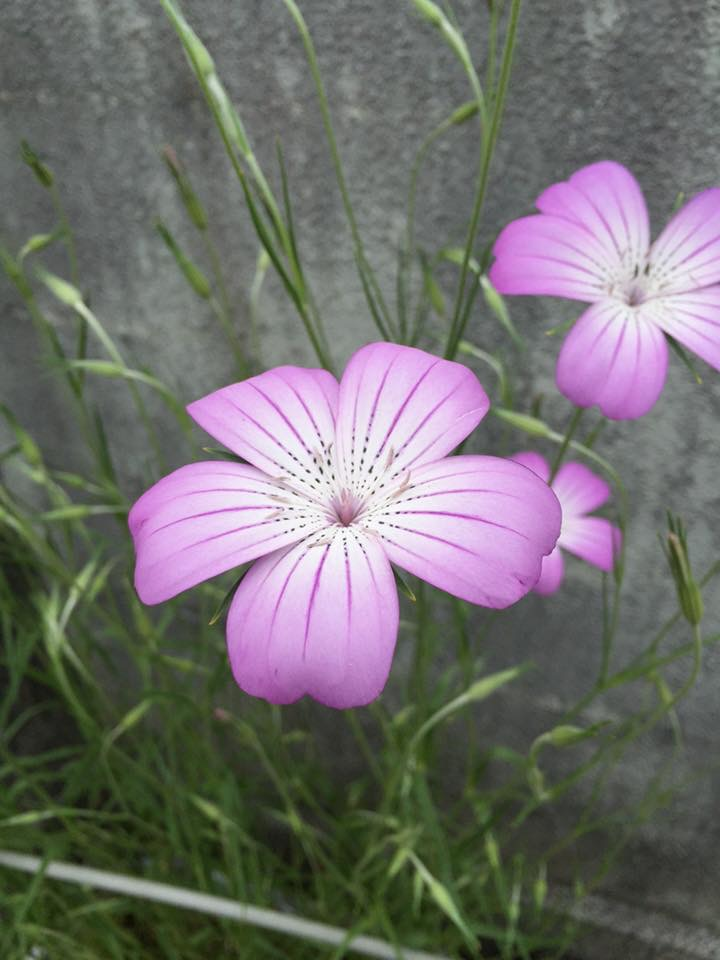
#> input picture daikon/pics/IMG_5357.JPG, 720 x 960 px, found by its file name
$ jupyter execute --allow-errors 'P20170929多重解像度画像の生成.ipynb'   (shell and % lines are left out)   (older library calls are emulated)
#> lines starting #> are read from the running program, lines starting #| are printed output that depends on the picture; after the words box and inside, x2 and y2 are one past the last pixel; in counts of white or black regions, pixels touching at a corner belong together
# 多重解像度画像生成メソッド
### **mulresimg(img,minsize=６４)**
#### 入力
>  **img**  入力画像（numpy配列）

#### パラメータ
>**minsize**  最も小さい画像サイズ

#### 返り値
>サイズを1/2, 1/4, 1/8 ... として作成した画像のリスト

#### 注意
>cv.pyrDown による縮小である。この縮小は 1/2 に限定したリサイズであるので、
 画像の縦横の長さは２のべきであることが望ましい。

>getbase2img(img,pad）によって２のべきのサイズでもっとも近くなるように余白をつけて処理される。

[cell 1]
import numpy as np
import matplotlib.pyplot as plt
import cv2
from PIL import Image
import math

[cell 2]
# 最寄りの２のべき乗サイズになるよう padding
def getbase2img(img):
    h = img.shape[0]
    w = img.shape[1]
    lh = math.ceil(math.log(h,2))
    lw = math.ceil(math.log(w,2))
    newh = 2** lh
    neww = 2** lw
    print(h,w,"->",newh,neww)
    if len(img.shape)==3:
        newimg = np.zeros((newh,neww,3),dtype=np.uint8)
    else: # gray
        newimg = np.zeros((newh,neww),np.uint8)
    newimg[:h,:w] = img.copy()
    return newimg

# Grabcut をマージン5%だけを背景指定して得られる画像を返す
def grabcut(img, offset=5):
    h,w = img.shape[0],img.shape[1]
    offsetY,offsetX = int(h*offset/100),int(w*offset/100)
    bgdmodel = np.zeros((1,65),np.float64)
    fgdmodel = np.zeros((1,65),np.float64)
    mask = np.zeros(img.shape[:2],np.uint8)
    rect=(offsetX,offsetY,img.shape[1]-2*offsetX,img.shape[0]-2*offsetY)
    # print(rect,img.shape,mask.shape)
    cv2.grabCut(img,mask,rect,bgdmodel,fgdmodel,1,cv2.GC_INIT_WITH_RECT)
    mask2 = np.where((mask==2)|(mask==0),0,1).astype('uint8')
    img = img*mask2[:,:,np.newaxis]
    return img

# grabcut されていることが前提で、背景は完全黒である画像の完全黒部分を余白としてカットする
def margincut(img,pad=5, needRect=False):
    gray = cv2.cvtColor(img, cv2.COLOR_BGR2GRAY)
    ret, thresh = cv2.threshold(gray, 0, 255, cv2.THRESH_BINARY)
    _img,contours, _hcy = cv2.findContours(thresh, cv2.RETR_TREE, cv2.CHAIN_APPROX_SIMPLE)

    x1,x2,y1,y2 = [],[],[],[]
    for i in range( len(contours)):
        # ret = (x, y, w, h)
        ret = cv2.boundingRect(contours[i])
        x1.append(ret[0])
        y1.append(ret[1])
        x2.append(ret[0] + ret[2])
        y2.append(ret[1] + ret[3])

    x_min = min(x1)
    y_min = min(y1)
    x_max = max(x2)
    y_max = max(y2)

    # pad 分だけ余白をつけてコピー
    objecth = y_max-y_min
    objectw = x_max-x_min
    padY,padX = int(objecth*pad/100),int(objectw*pad/100)
    newimg = np.zeros((objecth+2*padY, objectw+2*padX,3),np.uint8)
    newimg[padY:padY+objecth,padX:padX+objectw] = img[y_min:y_max,x_min:x_max].copy()
    if needRect == True:
        return newimg,  (x_min,y_min,x_max,y_max)
    else:
        return newimg

ShrinkTarget = 64
# 多重解像度画像の生成
def mulresimg(img,minsize=ShrinkTarget,pad=-1,offset=5):
    if pad > 0:  # マージンカットする場合
        w = img.shape[1]
        h = img.shape[0]
        size = np.array([w,h]).min()
        # grabcut は面積に対して線型以上の計算量かかる。512x512で数秒かかるのでそれ以上のサイズで実行するのは
        # 現実的ではない。マージンカットが目的であれば２５６程度の結果を使って差し支えない。
        if size > 256:
            w1 = w*256//size
            h1 = h*256//size
            refimg = cv2.resize(img,(w1,h1))
            _,(x1,y1,x2,y2)= margincut(timg,pad=pad,needRect=True)
            x1,y1,x2,y2 = int(x1*w/w1),int(y1*h/h1), int(x2*w/w1),int(y2*h/h1)
            img = img[y1:y2+1,x1:x2+1]
        else:
            img = grabcut(img, offset=offset)
        img = margincut(img,pad=pad)

    img = getbase2img(img)  # まず 2 のべき乗サイズにする
    mulimg = [img]
    while np.max(img.shape[:2]) > minsize: # 縦横どちらかもが minsize 以下になるまで縮小
        img = cv2.pyrDown(img)
        mulimg.append(img)
    return  mulimg

# 　多重解像度画像を一枚にまとめて表示
def showMimg(mimg):
    w = (mimg[0].shape[1])*3//2
    h = mimg[0].shape[0]
    if len(mimg[0].shape)==3:
        all = np.zeros((h,w,mimg[0].shape[2]),np.uint8)
        c = 3
    else: # gray
        all = np.zeros((h,w),np.uint8)
        c = 1
    y,x = 0,0
    for  index,img in enumerate(mimg):
        w = img.shape[1]
        h = img.shape[0]
        all[y:y+h,x:x+w]=img
        if index%2 == 0:
            x += w
        else:
            y += h
    if c == 1:
        plt.imshow(all,cmap='gray')
    else:
        plt.imshow(all[:,:,::-1])
    plt.show()
    return(all)

#  大きな画像をキー操作で拡大縮小して観察するためのメソッド

**w** または **↑** 　上スクロール
**z** または **↓**　下スクロール
**a** または **→**　左スクロール
**d** または **←**　右スクロール
**+** 1.4 倍拡大
**-** 1.4 分の１縮小

[cell 3]
#  大きな画像をキー操作で拡大縮小して観察するためのメソッド
# [74 lines left out: function showBigImage, not called in this run]

[cell 4]
filename = "pics/IMG_5357.jpg"
src = cv2.imread(filename,1) # 画像の読み込み
#> src is the input picture: shape (960, 720, 3); mean B, G, R 108.8, 110.5, 112.7
plt.imshow(src[:,:,::-1])
plt.show()

多重解像度画像は1/1, 1/2,1/4,1/8... のサイズの画像をパッケージ化したものである。
このため、縦横のサイズは２のべき乗であることが望ましい。

**getbase2img** は元の画像にマージンを追加することで２のべき乗サイズの画像をつくるメソッドである。

余白の付き方

[cell 5]
b2img = getbase2img(src)
#| 960 720 -> 1024 1024
plt.imshow(b2img[:,:,::-1])
plt.show()

[cell 6]
daikonname = "pics/daikonkabu.jpg"
src = cv2.imread(daikonname,1)
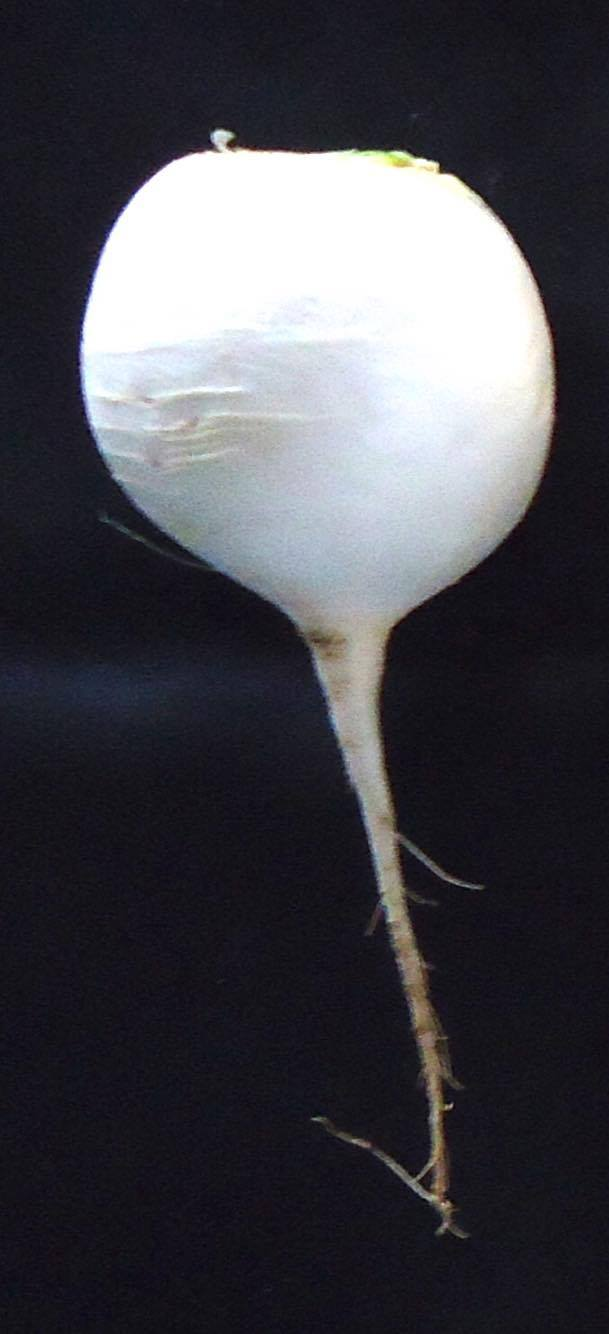
#> input picture daikon/pics/daikonkabu.jpg, 609 x 1334 px
#> src is the input picture: shape (1334, 609, 3); mean B, G, R 75.2, 68.5, 68.9
plt.imshow(src[:,:,::-1])
plt.show()
b2img = getbase2img(src)
#| 1334 609 -> 2048 1024
plt.imshow(b2img[:,:,::-1])
plt.show()

# 多重解像度画像の表示例

**mulresimg** は第１引数で与えた画像を getbase2img で２のべきサイズに変換した後多重解像度画像（画像のリスト）を返す
**showMimg** にそのリストを渡すと１枚の画像に合成して表示するとともにその画像を返す。

[cell 7]
filename = "pics/IMG_5357.jpg"
src = cv2.imread(filename,1) # 画像の読み込み
mm = mulresimg(src)
#| 960 720 -> 1024 1024
#> after the loop in mulresimg, `while np.max(img.shape[:2]) > minsize:`:
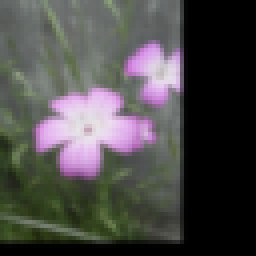
#> img: shape (64, 64, 3) (shown 4 times larger); mean B, G, R 72.7, 74, 75.4
#> after the loop in mulresimg, `while np.max(img.shape[:2]) > minsize:`: mulimg = 5 items
#> mm = 5 items
showMimg(mm);
#> the loop in showMimg, `for  index,img in enumerate(mimg):` made 5 passes
#> (w, h, x) on passes 1, 3, 5: (1024, 1024, 1024), (256, 256, 1280), (64, 64, 1344)
#> after the loop in showMimg, `for  index,img in enumerate(mimg):`:
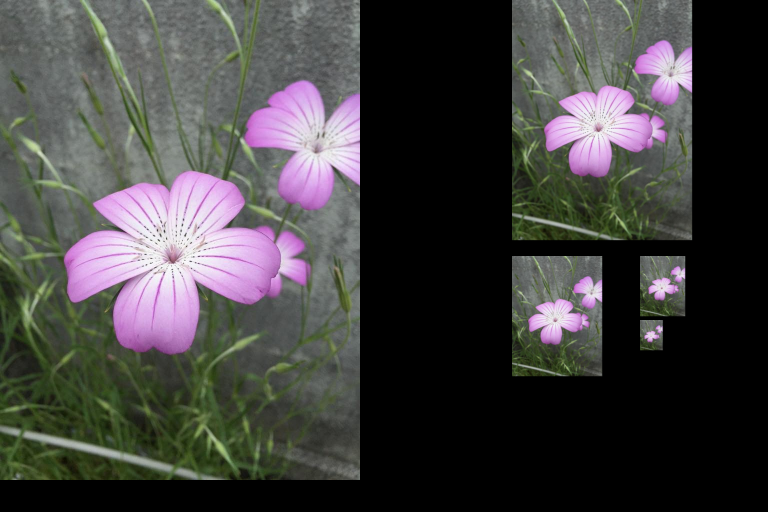
#> all: shape (1024, 1536, 3) (shown at 1/2 size); mean B, G, R 63.7, 64.7, 66
#> after the loop in showMimg, `for  index,img in enumerate(mimg):`: x = 1344; y = 640

[cell 8]
daikonname = "pics/daikonkabu.jpg"
src = cv2.imread(daikonname,1)
mm = mulresimg(src)
#| 1334 609 -> 2048 1024
#> mm = 6 items
showMimg(mm)
#> the loop in showMimg (call 2), `for  index,img in enumerate(mimg):` made 6 passes
#> (w, h, x) on passes 1, 3, 5: (1024, 2048, 1024), (256, 512, 1280), (64, 128, 1344)
#> after the loop in showMimg (call 2), `for  index,img in enumerate(mimg):`:
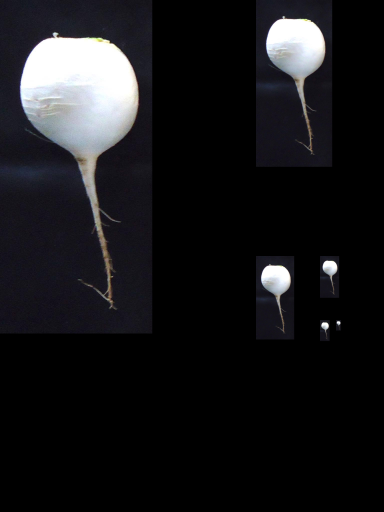
#> all: shape (2048, 1536, 3) (shown at 1/4 size); mean B, G, R 25.9, 23.6, 23.7
#> after the loop in showMimg (call 2), `for  index,img in enumerate(mimg):`: x = 1344
b2img.shape

この画像はサイズが５１２に近いが５１２を超えているので最寄りのべき乗サイズが１０２４となり無駄な余白が多い。
手動でサイズ調整しても良いが、Grabcut による自動余白カットメソッドを用意した。
# grabcut(img,offset=5(%))

**offet** 枠と外縁の間の距離

# margincut(img,pad=5(%),needRect=False)

**pad** で指定した分だけの余白は残す。
** 返り値** img     --- (needRect==Falseの場合)
** 返り値** img, (xmin, ymin, xmax,ymax)  ---  (needRect==Trueの場合)

[cell 9]
daikonname = "kabukabu.png"
src = cv2.imread(daikonname,1)
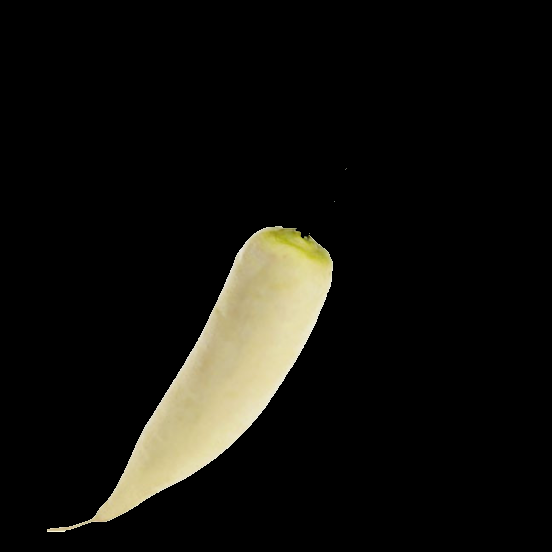
#> input picture daikon/kabukabu.png, 552 x 552 px
#> src is the input picture: shape (552, 552, 3); mean B, G, R 13.3, 17.7, 18.7
gcimg = grabcut(src, offset=5)
plt.imshow(gcimg[:,:,::-1])
plt.rcParams['font.family'] = 'MS Gothic'
plt.title("grabcut したイメージ")
plt.show()

mcimg = margincut(gcimg,pad=5)
#> in margincut, `ret, thresh = cv2.threshold(gray, 0, 255, cv2.THRESH_BINARY)`:
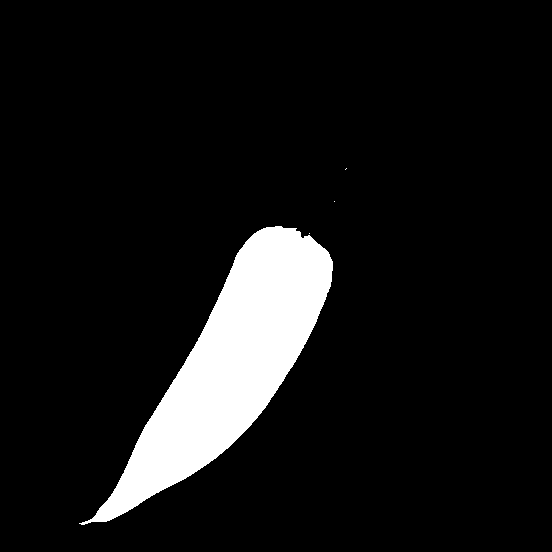
#> thresh: shape (552, 552); 8.8% white; 4 white regions (3 under 20 px)
#> in margincut, `_img,contours, _hcy = cv2.findContours(thresh, cv2.RETR_TREE, cv2.CHAI..`: contours = 4 contours, 3 with area under 20; largest, box (x1, y1, x2, y2) and area: (79, 226, 333, 525) 26313
#> the loop in margincut, `for i in range( len(contours)):` made 4 passes
#> ret on passes 1 to 4: (309, 233, 1, 1), (79, 226, 254, 299), (334, 201, 1, 1), (345, 168, 2, 2)
#> after the loop in margincut, `for i in range( len(contours)):`: x1 = [309, 79, 334, 345]; x2 = [310, 333, 335, 347]; y1 = [233, 226, 201, 168]; y2 = [234, 525, 202, 170]
#> in margincut, `x_min = min(x1)`: x_min = 79
#> in margincut, `y_min = min(y1)`: y_min = 168
#> in margincut, `x_max = max(x2)`: x_max = 347
#> in margincut, `y_max = max(y2)`: y_max = 525
#> in margincut, `objecth = y_max-y_min`: objecth = 357
#> in margincut, `objectw = x_max-x_min`: objectw = 268
#> in margincut, `padY,padX = int(objecth*pad/100),int(objectw*pad/100)`: padY = 17; padX = 13
plt.imshow(mcimg[:,:,::-1])
plt.title("margincut したイメージ")
plt.show()

##  漢字がでないときは２度実行すると表示されるかもしれません

デフォルトで多重解像度画像を作った場合

[cell 10]
daikonname = "kabukabu.png"
src = cv2.imread(daikonname,1)
mimg = mulresimg(src)
#| 552 552 -> 1024 1024
#> mimg = 5 items
showMimg(mimg)
#> the loop in showMimg (call 3), `for  index,img in enumerate(mimg):` made 5 passes
#> after the loop in showMimg (call 3), `for  index,img in enumerate(mimg):`:
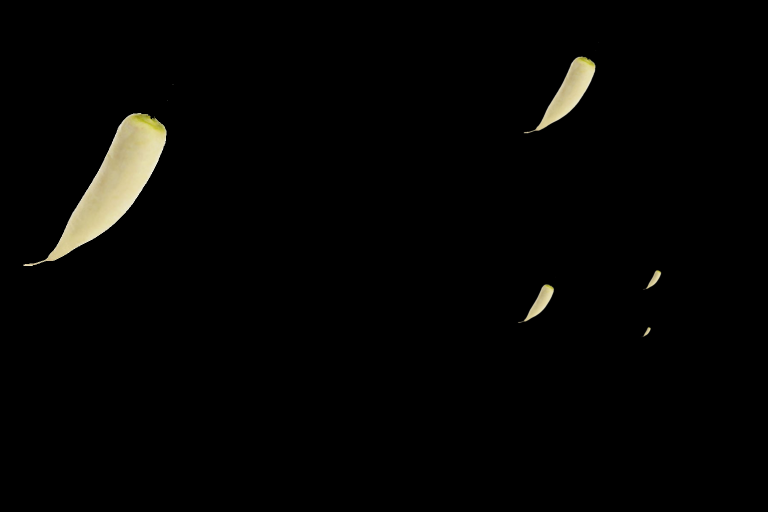
#> all: shape (1024, 1536, 3) (shown at 1/2 size); mean B, G, R 3.4, 4.6, 4.8
#> after the loop in showMimg (call 3), `for  index,img in enumerate(mimg):`: x = 1344; y = 640
b2img.shape

無駄な空間が多い。
マージンカットして多重解像度画像を作ってみる。

[cell 11]
h = src.shape[0]
math.ceil(math.log(h,2))

[cell 12]
daikonname = "kabukabu.png"
src = cv2.imread(daikonname,1)
#> (the rest of this cell did not finish here and is left out)

showMimg(mimg);

[cell 13]
filename = "pics/IMG_5357.jpg"
src = cv2.imread(filename,1)
print(src.shape)
#| (960, 720, 3)
img = grabcut(src, offset=5)
print(img.shape)
#| (960, 720, 3)
img= margincut(img, pad=5)
#> call 2 of margincut, with pad = 5, needRect = False
#> in margincut (call 2), `ret, thresh = cv2.threshold(gray, 0, 255, cv2.THRESH_BINARY)`:
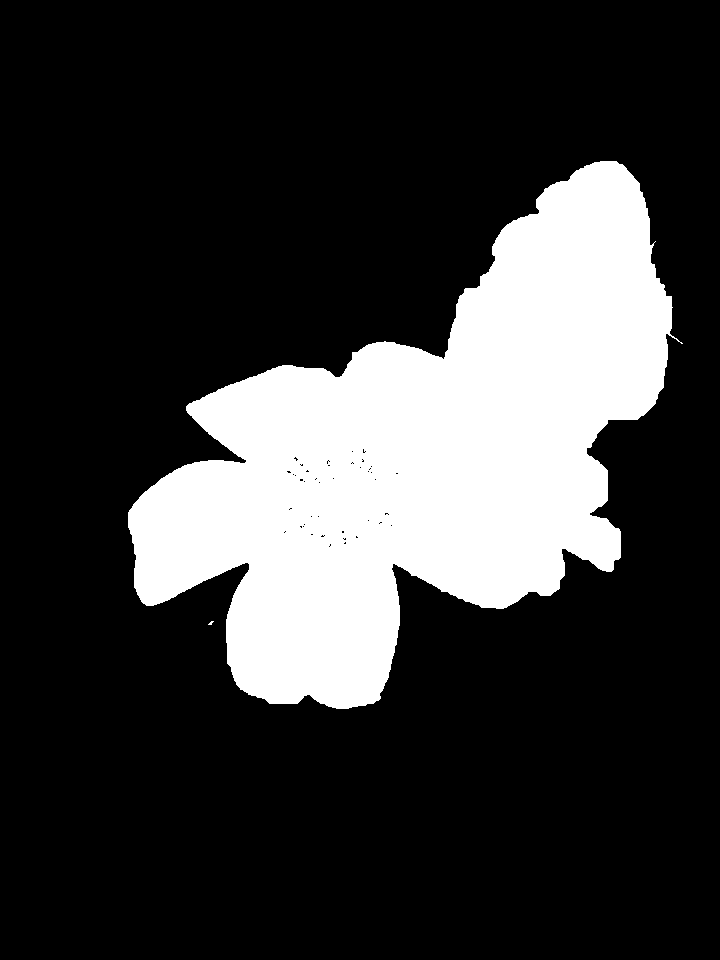
#> thresh: shape (960, 720); 21.9% white; 2 white regions (1 under 20 px)
#> in margincut (call 2), `_img,contours, _hcy = cv2.findContours(thresh, cv2.RETR_TREE, cv2.CHAI..`: contours = 60 contours, 59 with area under 20; largest, box (x1, y1, x2, y2) and area: (128, 161, 683, 709) 150418
#> the loop in margincut (call 2), `for i in range( len(contours)):` made 60 passes
#> ret on passes 1 to 8: (208, 621, 6, 4), (128, 161, 555, 548), (328, 545, 3, 3), (329, 543, 3, 4), (343, 541, 4, 4), (343, 537, 4, 4), (342, 537, 3, 3), (355, 535, 4, 4)
#> after the loop in margincut (call 2), `for i in range( len(contours)):`: x1 = 60 values, max 395 at index 36, min 128 at index 1, mean 328.5; x2 = 60 values, max 683 at index 1, min 214 at index 0, mean 341.2; y1 = 60 values, max 621 at index 0, min 161 at index 1, mean 488.8; y2 = 60 values, max 709 at index 1, min 453 at index 57, mean 501.3
#> in margincut (call 2), `x_min = min(x1)`: x_min = 128
#> in margincut (call 2), `y_min = min(y1)`: y_min = 161
#> in margincut (call 2), `x_max = max(x2)`: x_max = 683
#> in margincut (call 2), `y_max = max(y2)`: y_max = 709
#> in margincut (call 2), `objecth = y_max-y_min`: objecth = 548
#> in margincut (call 2), `objectw = x_max-x_min`: objectw = 555
#> in margincut (call 2), `padY,padX = int(objecth*pad/100),int(objectw*pad/100)`: padY = 27
print(img.shape)
#| (602, 609, 3)
plt.imshow(img[:,:,::-1])
plt.show()
img.shape,src.shape

#> (a cell that did not finish here is left out)

showMimg(mimg)
b2img.shape

[cell 15]
daikonname = "pics/daikonkabu.jpg"
src = cv2.imread(daikonname,1)
#> (the rest of this cell did not finish here and is left out)

showMimg(mm);

# Grabcut にかかる時間

[cell 16]
daikonname = "pics/horyou1c1k.jpg"
drc = cv2.imread(daikonname,1) # 読み込み時
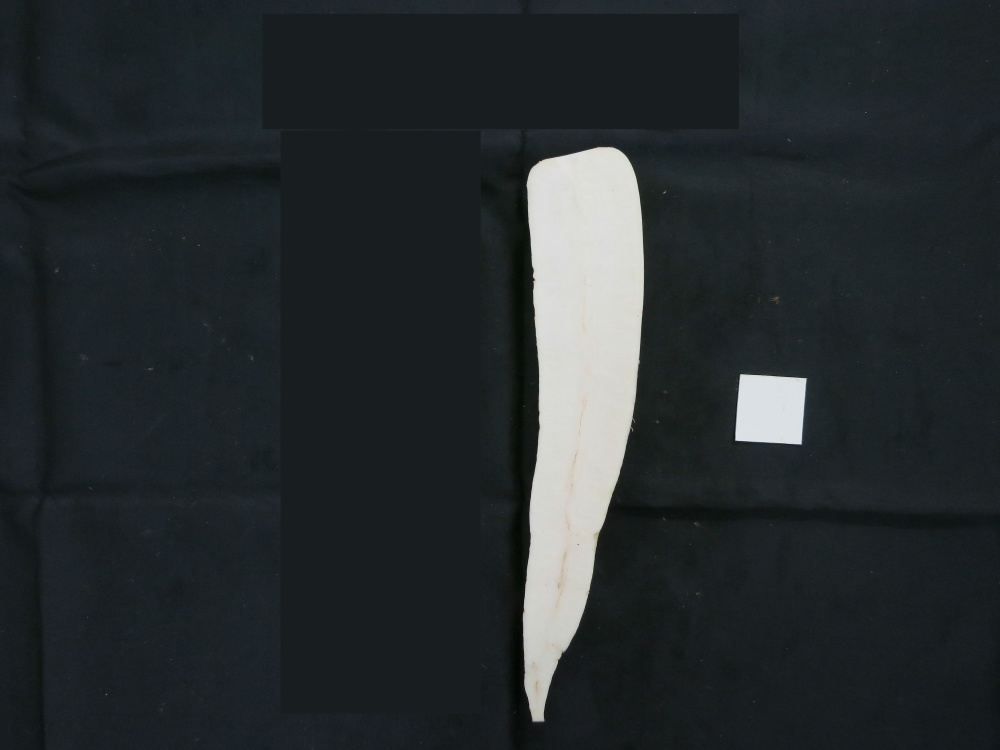
#> input picture daikon/pics/horyou1c1k.jpg, 4000 x 3000 px (shown at 1/4 size)
#> drc is the input picture: shape (3000, 4000, 3); mean B, G, R 46.7, 44.5, 38.7

[cell 17]
b2img = getbase2img(drc) # ２のべき乗サイズ変換にかかる時間
#| 3000 4000 -> 4096 4096

[cell 18]
mimg = mulresimg(b2img) # マージンカットしない場合の多重解像度画像生成時間
#| 4096 4096 -> 4096 4096
#> after the loop in mulresimg (call 7), `while np.max(img.shape[:2]) > minsize:`:
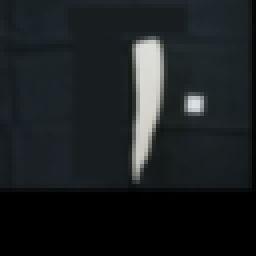
#> img: shape (64, 64, 3) (shown 4 times larger); mean B, G, R 33.9, 32.3, 28.1
#> after the loop in mulresimg (call 7), `while np.max(img.shape[:2]) > minsize:`: mulimg = 7 items
#> mimg = 7 items

[cell 19]
mm=showMimg(mimg);  # 多重解像度画像の合成と表示にかかる時間

[cell 20]
len(mimg) # 多重度
#> Out = 7

以下、解像度の低い方から、grabcut にかかる時間を計測してみる

#> (a cell that did not finish here is left out)

#> (a cell that did not finish here is left out)

#> (a cell that did not finish here is left out)

#> (a cell that did not finish here is left out)

#> (a cell that did not finish here is left out)

#> (a cell that did not finish here is left out)

[cell 27]
'''% time gimg = grabcut(mimg[0], offset=10)
plt.imshow(gimg[:,:,::-1])
plt.show()''';

これは動かさないほうがよい。メモリ不足でスワッピングが始まり３０分たっても終わらず、高負荷のため他の仕事ができなくなった。

[cell 28]
drc.shape

#> (a cell that did not finish here is left out)

#> the loop in showMimg, `for  index,img in enumerate(mimg):` made 2 passes
#> (w, h, x) on pass 1: (3, 6144, 3)
#> after the loop in showMimg, `for  index,img in enumerate(mimg):`: x = 3; y = 0

[cell 30]
#gimg = margincut(mm[0],pad=10)
w = drc.shape[1]
h = drc.shape[0]
size = np.array([w,h]).min()
#> (the rest of this cell did not finish here and is left out)
